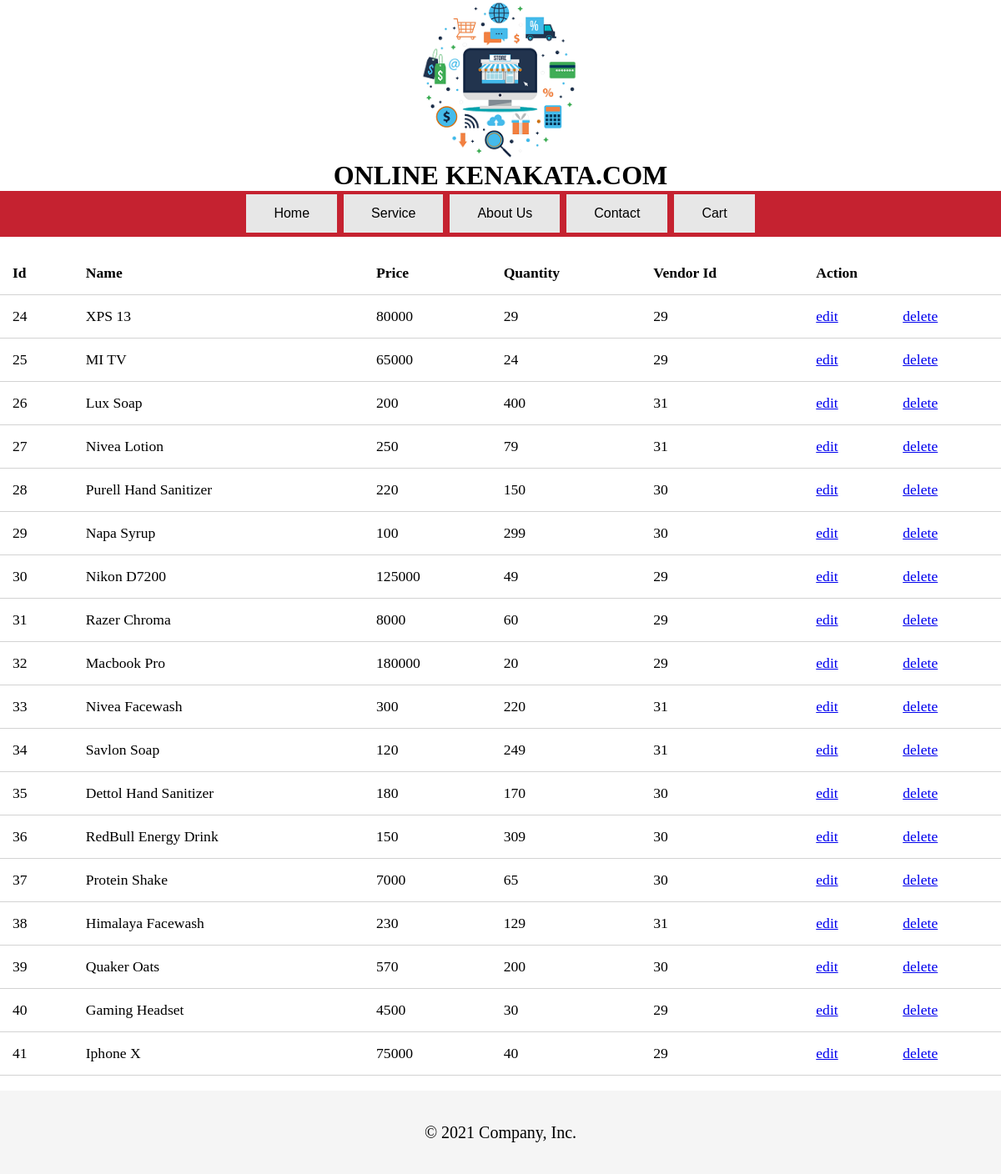
/index/product_list.php, run on the app's committed database.
### tables this page shows
CREATE TABLE `product` (
  `id` int(11) NOT NULL,
  `name` varchar(30) NOT NULL,
  `quantity` int(6) NOT NULL,
  `price` int(6) NOT NULL,
  `type` varchar(10) NOT NULL,
  `image` varchar(250) NOT NULL,
  `vendor_Id` int(11) NOT NULL
);

### index/product_list.php (the view, shortened to what this page needs)
<!Doctype html>
<html>
<head>
</head>
<body>
<?php include("static_header.php")
    ?>
    <div class="container">
        <div class="row">
            <div class="col-10">
                <div >
                    <div >
                        <br>
          <table>
            <thead>
              <th>Id</th>
              <th>Name</th>
              <th>Price</th>
              <th>Quantity</th>
              <th>Vendor Id</th>
              <th colspan="2">Action</th>
            </thead>
            <?php
              $host = "localhost";
              $user = "wt_projectuser";
              $pass = "123";
              $db = "wt_project";
              $conn1 = new mysqli($host, $user, $pass, $db);
              if($conn1->connect_error) {
                echo "Database Connection Failed!";
                echo "<br>";
                echo $conn1->connect_error;
              }
              else {
                $sql = "select * from product";
                $res1 = $conn1->query($sql);
                if($res1->num_rows > 0) {
                  while($row = $res1->fetch_assoc()) {
                  ?>
                    <tbody>
                          <tr>
                            <td><?php echo $row['id']; ?></td>
                            <td><?php echo $row['name']; ?></td>
                            <td><?php echo $row['price']; ?></td>
                            <td><?php echo $row['quantity']; ?></td>
                            <td><?php echo $row['vendor_Id']; ?></td>
                            <td><a href="vendor_profile_fullupdate.php?email=<?php echo $row['name']; ?>" class="edit">edit</a></td>
                            <td><a href="#" class="delete">delete</a></td>
                          </tr>
                    </tbody>
    <?php
    }
  }
		}
    ?>
          </table>
                </div>
            </div>
        </div>
        <?php include('static_footer.php')
        ?>
    </div>
</body>
</html>

### index/stylesheet/head_style.css (style rules this page uses)
* { margin:0px; padding: 0px; }
body { margin:0px; padding: 0px; }

### index/product_list.php (style rules this page uses)
table { width: 100%; border-collapse: collapse; font-size: 1.1rem; }
th, td { padding: 15px; text-align: left; border-bottom: 1px solid #d3d3d3; }

### data on the page
product: id "24", name "XPS 13", price "80000", quantity "29", vendor_Id "29"
product: id "25", name "MI TV", price "65000", quantity "24", vendor_Id "29"
product: id "26", name "Lux Soap", price "200", quantity "400", vendor_Id "31"
product: id "27", name "Nivea Lotion", price "250", quantity "79", vendor_Id "31"
product: id "28", name "Purell Hand Sanitizer", price "220", quantity "150", vendor_Id "30"
product: id "29", name "Napa Syrup", price "100", quantity "299", vendor_Id "30"
product: id "30", name "Nikon D7200", price "125000", quantity "49", vendor_Id "29"
product: id "31", name "Razer Chroma", price "8000", quantity "60", vendor_Id "29"
product: id "32", name "Macbook Pro", price "180000", quantity "20", vendor_Id "29"
product: id "33", name "Nivea Facewash", price "300", quantity "220", vendor_Id "31"
product: id "34", name "Savlon Soap", price "120", quantity "249", vendor_Id "31"
product: id "35", name "Dettol Hand Sanitizer", price "180", quantity "170", vendor_Id "30"
product: id "36", name "RedBull Energy Drink", price "150", quantity "309", vendor_Id "30"
product: id "37", name "Protein Shake", price "7000", quantity "65", vendor_Id "30"
product: id "38", name "Himalaya Facewash", price "230", quantity "129", vendor_Id "31"
product: id "39", name "Quaker Oats", price "570", quantity "200", vendor_Id "30"
product: id "40", name "Gaming Headset", price "4500", quantity "30", vendor_Id "29"
product: id "41", name "Iphone X", price "75000", quantity "40", vendor_Id "29"
